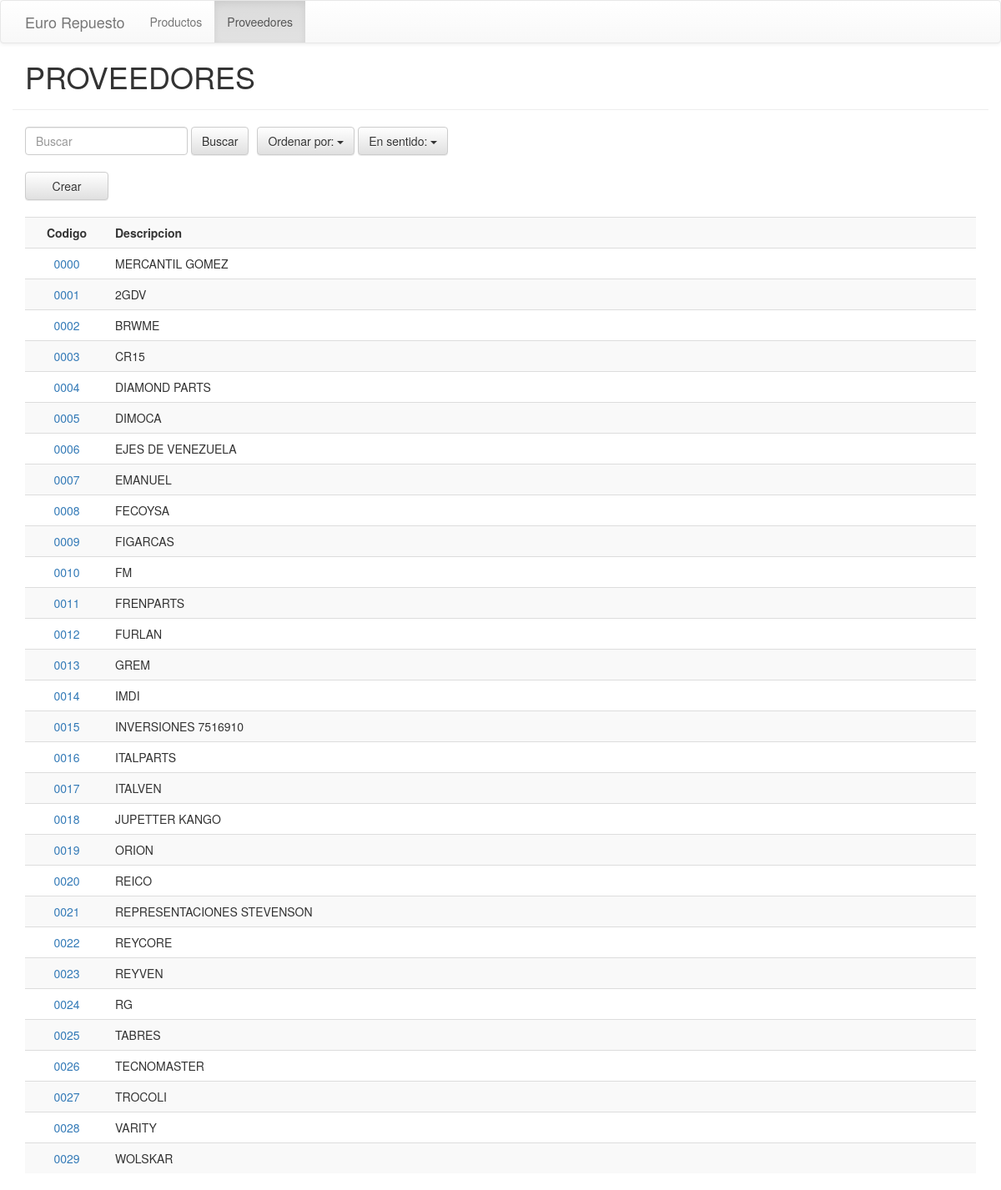
The app's page /proveedores/?ordering=asc with its own data.
### proveedores_app/models.py (models this page shows)
class Proveedor(models.Model):
	codigo = models.CharField(max_length=4, primary_key=True)
	descripcion = models.CharField(max_length=20)

### proveedores_app/views.py (the view)
class ProveedoresView(OrderableListMixin, ListView):
    model = Proveedor
    template_name = "proveedores_app/proveedores.html"
    context_object_name = 'proveedores'
    orderable_columns = (u"codigo", u"descripcion",)
    orderable_columns_default = u"descripcion"

### compras_app/templatetags/add_query.py (called while the page is built)
@register.simple_tag
def url_replace(request, field, value):
    dict_ = request.GET.copy()
    dict_[field] = value
    return dict_.urlencode()

### proveedores_app/templates/proveedores_app/proveedores.html (shortened to what this page needs)
<!DOCTYPE html>
<html lang="en">
  <head>
    <link href="css/bootstrap.min.css" rel="stylesheet">
    <link rel="stylesheet" href="https://maxcdn.bootstrapcdn.com/bootstrap/3.3.4/css/bootstrap.min.css">
    <link rel="stylesheet" href="https://maxcdn.bootstrapcdn.com/bootstrap/3.3.4/css/bootstrap-theme.min.css">
    {% load staticfiles %}
    {% load add_query %}
      <link rel="stylesheet" type="text/css" href="{% static 'compras_app/style.css' %}" />
  </head>
  <body>
    <nav class="navbar navbar-default">
      <div class="container">
        <div class="navbar-header">
          <a class="navbar-brand" href="#">Euro Repuesto</a>
        </div>
        <div class="collapse navbar-collapse" id="bs-example-navbar-collapse-1">
          <ul class="nav navbar-nav">
            <li><a href="/productos/">Productos<span class="sr-only">(current)</span></a></li>
            <li class="active"><a href="/proveedores/">Proveedores<span class="sr-only">(current)</span></a></li>
          </ul>
        </div>
      </div>
    </nav>
    <div class="container page-header">
      <h1>PROVEEDORES</h1>
    </div>
    <div class="container">
      <form class="navbar-form navbar-left" role="search" method="get" action="/proveedores/search">
          <div class="form-group">
            <input type="text" class="form-control" placeholder="Buscar" name="q">
          </div>
          <button type="submit" class="btn btn-default">Buscar</button>
      <div class="btn-group">
        <button type="button" class="btn btn-default dropdown-toggle" data-toggle="dropdown" aria-expanded="false">
          Ordenar por: <span class="caret"></span>
        </button>
      </div>
      <div class="btn-group">
        <button type="button" class="btn btn-default dropdown-toggle" data-toggle="dropdown" aria-expanded="false">
          En sentido: <span class="caret"></span>
        </button>
      </div>
      </form><br>
    </div>
    <div class="container">
      <a class="btn btn-default" href="/proveedores/crear/" role="button">Crear</a>
    	{% if proveedores %}
      		<table class="table table-striped">
            <tr>
                  <th class="text-center">Codigo</th>
                  <th>Descripcion</th>
            </tr>
      		    <ul>
      		    {% for proveedor in proveedores %}
      		        <tr>
      		        	<td class="text-center">
                      <a href="{{ proveedor.codigo }}/">{{ proveedor.codigo }}
                    </td>
      		        	<td>
                      {{ proveedor.descripcion }}
                    </td>
      		        </tr>
      		    {% endfor %}
      		    </ul>
      		</table>
    	{% endif %}
    </div>
  </body>
</html>

### compras_app/static/compras_app/style.css (style rules this page uses)
div.container:nth-child(2) { margin-top: 20px; }
.navbar-form { margin: 0 10px 0 0; padding: 0; }
div.btn-group:nth-child(3) > button:nth-child(1) { margin-left: 6px; }
.table > tbody:nth-child(1) > tr:nth-child(1) > th:nth-child(1) { width: 100px; }
a.btn { margin-top: 20px; margin-bottom: 10px; width: 100px; }
.navbar { margin-bottom: 0; }
div.container:nth-child(2) { margin-top: 0; }
.page-header { margin-top: 0; }

### records on screen
Proveedor: codigo "0000", descripcion "MERCANTIL GOMEZ"
Proveedor: codigo "0001", descripcion "2GDV"
Proveedor: codigo "0002", descripcion "BRWME"
Proveedor: codigo "0003", descripcion "CR15"
Proveedor: codigo "0004", descripcion "DIAMOND PARTS"
Proveedor: codigo "0005", descripcion "DIMOCA"
Proveedor: codigo "0006", descripcion "EJES DE VENEZUELA"
Proveedor: codigo "0007", descripcion "EMANUEL"
Proveedor: codigo "0008", descripcion "FECOYSA"
Proveedor: codigo "0009", descripcion "FIGARCAS"
Proveedor: codigo "0010", descripcion "FM"
Proveedor: codigo "0011", descripcion "FRENPARTS"
Proveedor: codigo "0012", descripcion "FURLAN"
Proveedor: codigo "0013", descripcion "GREM"
Proveedor: codigo "0014", descripcion "IMDI"
Proveedor: codigo "0015", descripcion "INVERSIONES 7516910"
Proveedor: codigo "0016", descripcion "ITALPARTS"
Proveedor: codigo "0017", descripcion "ITALVEN"
Proveedor: codigo "0018", descripcion "JUPETTER KANGO"
Proveedor: codigo "0019", descripcion "ORION"
Proveedor: codigo "0020", descripcion "REICO"
Proveedor: codigo "0021", descripcion "REPRESENTACIONES STEVENSON"
Proveedor: codigo "0022", descripcion "REYCORE"
Proveedor: codigo "0023", descripcion "REYVEN"
Proveedor: codigo "0024", descripcion "RG"
Proveedor: codigo "0025", descripcion "TABRES"
Proveedor: codigo "0026", descripcion "TECNOMASTER"
Proveedor: codigo "0027", descripcion "TROCOLI"
Proveedor: codigo "0028", descripcion "VARITY"
Proveedor: codigo "0029", descripcion "WOLSKAR"
